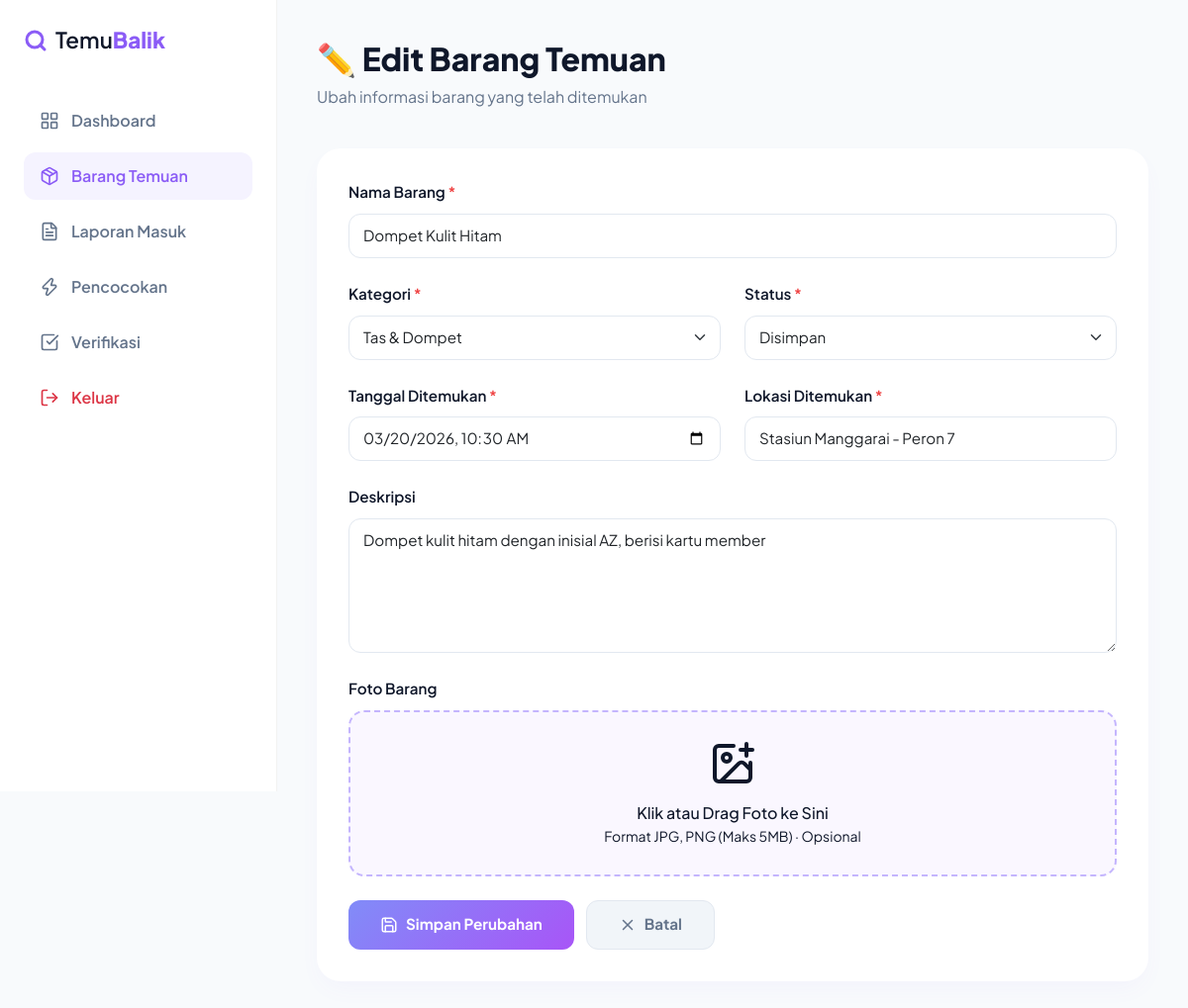
Screenshot of /barang_temuan/edit.php?id=1 (signed in) with the database file from the repository.
### tables this page shows
CREATE TABLE IF NOT EXISTS barang_temuan (
    id INT AUTO_INCREMENT PRIMARY KEY,
    nama_barang VARCHAR(100) NOT NULL,
    kategori VARCHAR(50) NOT NULL,
    deskripsi TEXT,
    lokasi_ditemukan VARCHAR(255) NOT NULL,
    tanggal_ditemukan DATETIME NOT NULL,
    foto VARCHAR(255),
    status ENUM('disimpan', 'dicocokkan', 'diklaim', 'diserahkan', 'tidak_klaim') DEFAULT 'disimpan',
    created_by INT NOT NULL,
    created_at TIMESTAMP DEFAULT CURRENT_TIMESTAMP,
    updated_at TIMESTAMP DEFAULT CURRENT_TIMESTAMP ON UPDATE CURRENT_TIMESTAMP,
    FOREIGN KEY (created_by) REFERENCES users(id) ON DELETE CASCADE,
    INDEX idx_status (status),
    INDEX idx_kategori (kategori),
    INDEX idx_created_by (created_by)
);

### config/database.php (called while the page is built, shortened)
<?php
function safePrepare(mysqli $conn, string $sql): mysqli_stmt {
    $stmt = $conn->prepare($sql);
    return $stmt;
}
?>

### barang_temuan/edit.php (the view, shortened to what this page needs)
<?php
require_once '../config/database.php';
$id = intval($_GET['id'] ?? 0);
$stmt = safePrepare($conn, 'SELECT * FROM barang_temuan WHERE id = ?');
$stmt->bind_param('i', $id);
$stmt->execute();
$result = $stmt->get_result();
$barang = $result->fetch_assoc();
?>
<!DOCTYPE html>
<html lang="id">
<head>
    <link href="https://cdn.jsdelivr.net/npm/bootstrap@5.3.2/dist/css/bootstrap.min.css" rel="stylesheet">
</head>
<body>
    <aside class="sidebar" id="sidebar">
        <a class="brand-logo" href="../dashboard/index.php">
            <i data-lucide="search" class="me-2" style="color: var(--primary-purple); stroke-width: 3;"></i>
            <span class="temu">Temu</span><span class="balik">Balik</span>
        </a>
        <ul class="nav-menu">
            <li class="nav-item">
                <a href="../dashboard/index.php" class="nav-link">
                    <i data-lucide="layout-grid" width="20"></i> Dashboard
                </a>
            </li>
            <li class="nav-item">
                <a href="index.php" class="nav-link active">
                    <i data-lucide="package" width="20"></i> Barang Temuan
                </a>
            </li>
            <li class="nav-item">
                <a href="../laporan_kehilangan/index.php" class="nav-link">
                    <i data-lucide="file-text" width="20"></i> Laporan Masuk
                </a>
            </li>
            <li class="nav-item">
                <a href="../matching/index.php" class="nav-link">
                    <i data-lucide="zap" width="20"></i> Pencocokan
                </a>
            </li>
            <li class="nav-item">
                <a href="../verifikasi/index.php" class="nav-link">
                    <i data-lucide="check-square" width="20"></i> Verifikasi
                </a>
            </li>
            <li class="nav-item">
                <a href="../auth/logout.php" class="nav-link text-danger">
                    <i data-lucide="log-out" width="20"></i> Keluar
                </a>
            </li>
        </ul>
    </aside>
    <main class="main-content">
        <section class="page-header">
            <h1 class="page-title">✏️ Edit Barang Temuan</h1>
            <p class="page-subtitle">Ubah informasi barang yang telah ditemukan</p>
        </section>
        <div class="form-card">
            <form method="POST" enctype="multipart/form-data">
                <div class="form-group">
                    <label class="form-label">Nama Barang <span class="required-indicator">*</span></label>
                    <input type="text" class="form-control" name="nama_barang" value="<?= htmlspecialchars($barang['nama_barang']) ?>" placeholder="Masukkan nama barang" required>
                </div>
                <div class="form-row-spacing">
                    <div class="form-group">
                        <label class="form-label">Kategori <span class="required-indicator">*</span></label>
                        <select class="form-select" name="kategori" required>
                            <option value="<?= htmlspecialchars($barang['kategori']) ?>" selected><?= htmlspecialchars($barang['kategori']) ?></option>
                        </select>
                    </div>
                    <div class="form-group">
                        <label class="form-label">Status <span class="required-indicator">*</span></label>
                        <select class="form-select" name="status" required>
                            <option value="disimpan" <?= $barang['status'] === 'disimpan' ? 'selected' : '' ?>>Disimpan</option>
                        </select>
                    </div>
                </div>
                <div class="form-row-spacing">
                    <div class="form-group">
                        <label class="form-label">Tanggal Ditemukan <span class="required-indicator">*</span></label>
                        <input type="datetime-local" class="form-control" name="tanggal_ditemukan" value="<?= date('Y-m-d\TH:i', strtotime($barang['tanggal_ditemukan'])) ?>" required>
                    </div>
                    <div class="form-group">
                        <label class="form-label">Lokasi Ditemukan <span class="required-indicator">*</span></label>
                        <input type="text" class="form-control" name="lokasi_ditemukan" value="<?= htmlspecialchars($barang['lokasi_ditemukan']) ?>" placeholder="Contoh: Stasiun Pusat, Taman Kota" required>
                    </div>
                </div>
                <div class="form-group">
                    <label class="form-label">Deskripsi</label>
                    <textarea class="form-control" name="deskripsi" rows="5" placeholder="Deskripsi detail barang, ciri-ciri khusus, kondisi, warna, brand, dll"><?= htmlspecialchars($barang['deskripsi']) ?></textarea>
                </div>
                <div class="form-group">
                    <label class="form-label">Foto Barang</label>
                    <div class="upload-area" id="fileDropzone">
                        <i data-lucide="image-plus" width="48" height="48" class="text-slate mb-3"></i>
                        <h6 class="fw-700 mb-1">Klik atau Drag Foto ke Sini</h6>
                        <p class="text-slate small mb-0" id="uploadHint">Format JPG, PNG (Maks 5MB) · Opsional</p>
                    </div>
                </div>
                <div style="display: flex; gap: 12px;">
                    <button type="submit" class="btn-submit">
                        <i data-lucide="save" width="18"></i> Simpan Perubahan
                    </button>
                    <a href="index.php" class="btn-cancel">
                        <i data-lucide="x" width="18"></i> Batal
                    </a>
                </div>
            </form>
        </div>
    </main>
</body>
</html>

### barang_temuan/edit.php (style rules this page uses)
:root { --primary-purple: #8b5cf6; --deep-purple: #6d28d9; --soft-purple: #f5f3ff; --bg-light: #f8fafc; --sidebar-width: 280px; --text-main: #0f172a; --text-slate: #64748b; --card-shadow: 0 10px 25px -5px rgba(139, 92, 246, 0.05); --primary-gradient: linear-gradient(135deg, #818cf8 0%, #a855f7 100%); }
body { font-family: 'Plus Jakarta Sans', sans-serif; background-color: var(--bg-light); color: var(--text-main); }
.sidebar { width: var(--sidebar-width); height: 100vh; position: fixed; left: 0; top: 0; background: white; border-right: 1px solid rgba(0,0,0,0.05); padding: 24px; z-index: 1000; }
.brand-logo { font-size: 1.4rem; text-decoration: none; display: flex; align-items: center; margin-bottom: 40px; color: var(--text-main); }
.brand-logo .temu { font-weight: 600; }
.brand-logo .balik { font-weight: 800; color: var(--primary-purple); }
.nav-menu { list-style: none; padding: 0; }
.nav-item { margin-bottom: 8px; }
.nav-link { display: flex; align-items: center; padding: 12px 16px; color: var(--text-slate); text-decoration: none; border-radius: 12px; font-weight: 600; transition: all 0.2s ease; gap: 12px; }
.nav-link:hover, .nav-link.active { background: var(--soft-purple); color: var(--primary-purple); }
.main-content { margin-left: var(--sidebar-width); padding: 40px; min-height: 100vh; }
.page-header { margin-bottom: 40px; }
.page-title { font-size: 2rem; font-weight: 800; margin-bottom: 8px; }
.page-subtitle { color: var(--text-slate); font-size: 1rem; }
.form-card { background: white; border-radius: 24px; padding: 32px; box-shadow: var(--card-shadow); }
.form-label { font-weight: 600; color: var(--text-main); margin-bottom: 10px; font-size: 0.95rem; }
.form-control, .form-select { border: 1px solid #e2e8f0; border-radius: 12px; padding: 10px 14px; font-size: 0.95rem; transition: all 0.2s ease; }
.form-group { margin-bottom: 24px; }
.btn-submit { background: var(--primary-gradient); border: none; color: white; padding: 12px 32px; border-radius: 12px; font-weight: 700; font-size: 0.95rem; transition: all 0.3s ease; display: inline-flex; align-items: center; gap: 8px; }
.btn-cancel { background: #f1f5f9; border: 1px solid #e2e8f0; color: var(--text-slate); padding: 12px 32px; border-radius: 12px; font-weight: 700; font-size: 0.95rem; text-decoration: none; transition: all 0.2s ease; display: inline-flex; align-items: center; gap: 8px; }
.required-indicator { color: #ef4444; }
.upload-area { border: 2px dashed #c4b5fd; border-radius: 16px; background: #faf7ff; padding: 28px 18px; text-align: center; cursor: pointer; transition: all 0.2s ease; }
.form-row-spacing { display: grid; grid-template-columns: repeat(auto-fit, minmax(250px, 1fr)); gap: 24px; }

### rows the page displays
barang_temuan: nama_barang "Dompet Kulit Hitam", kategori "Tas & Dompet", status "Disimpan", tanggal_ditemukan "03/20/2026 10:30", lokasi_ditemukan "Stasiun Manggarai - Peron 7", deskripsi "Dompet kulit hitam dengan inisial AZ, berisi kartu member"
